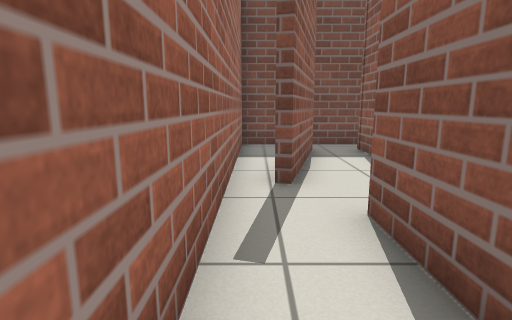
[1] (above)

15 first-person views from a walk through a Gazebo world. The camera is 0.69 m above the floor, tilts 10° down and sees 80° across. The floor is counted in squares, 0.5 m on a side. Each view is taken from the middle of a square. On the plan, view 1 faces up. The plan holds only what a view shows up to about 14 squares ahead; the rest is blank.

[2]
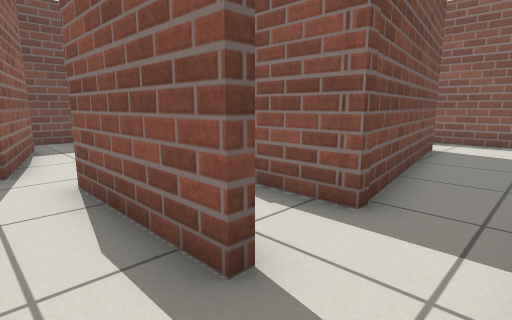

[3]
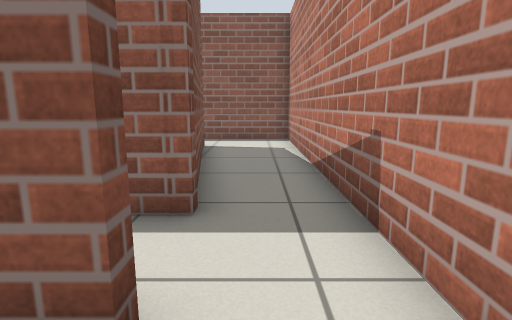

[4]
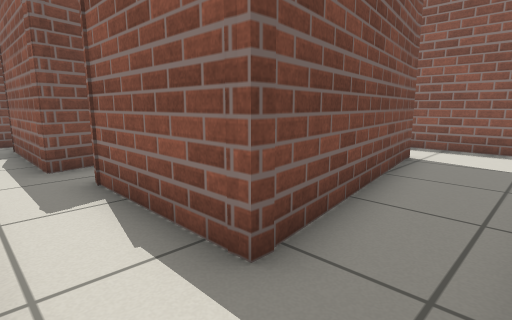

[5]
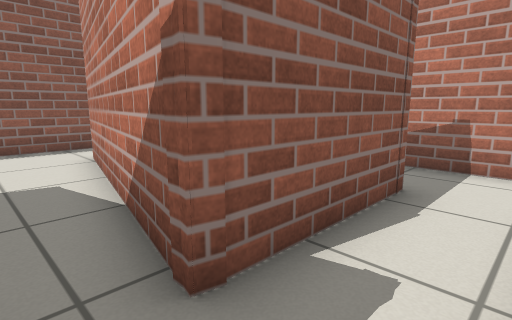

[6]
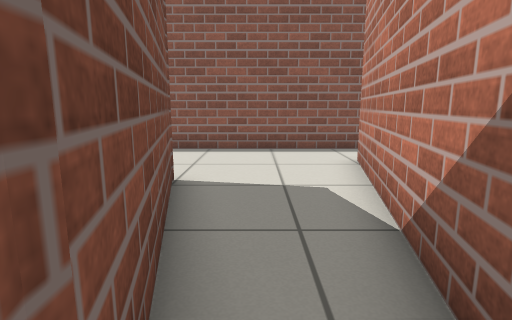

[7]
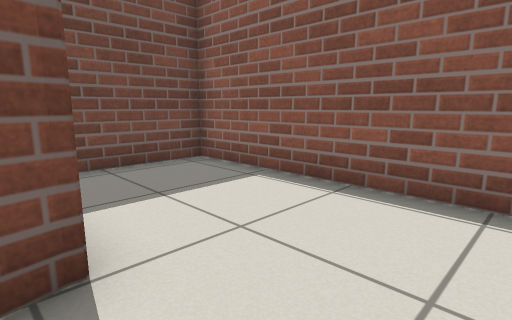

[8]
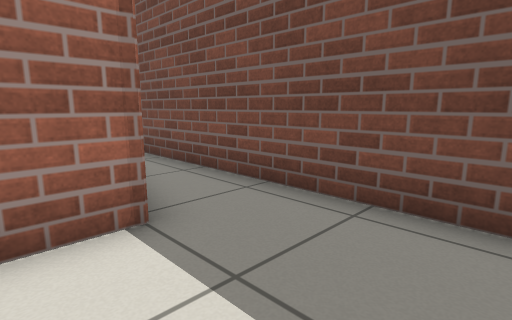

[9]
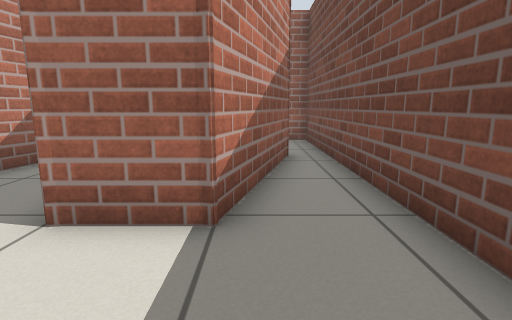

[10]
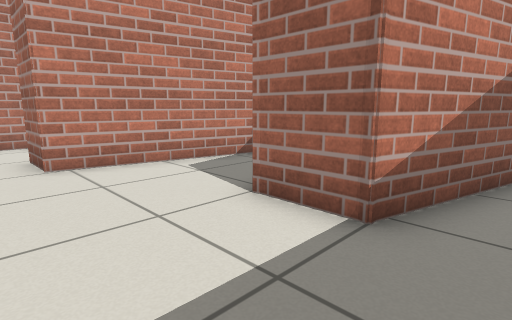

[11]
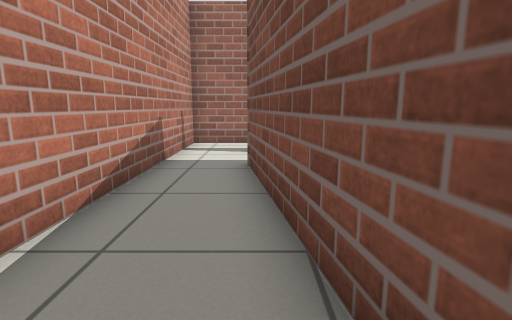

[12]
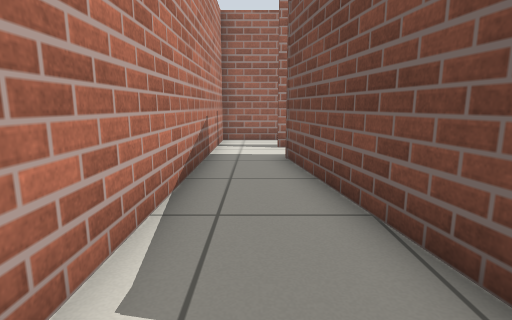

[13]
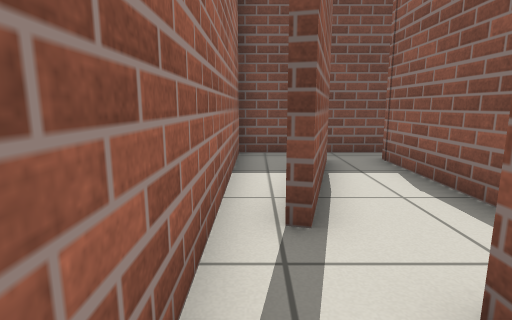

[14]
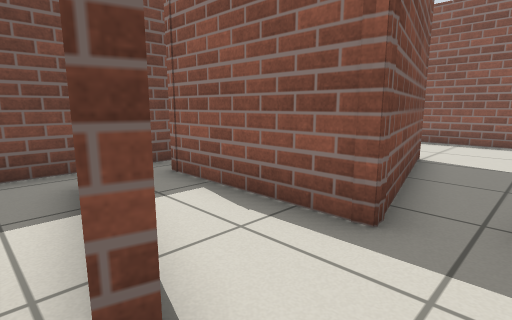

[15]
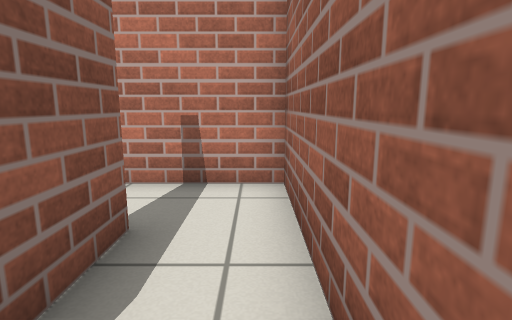

### Floor plan
Ten units are one square. View 1 is at (0, 0); x grows to the right and y downward. Boxes are objects, and circles mark ways between rooms. Rooms are numbered by the first view taken in them; rooms with no view inside come last. Other rooms are left out.
<svg viewBox="-10 -115 144 144">
<path fill="none" stroke="#000" d="M41 2 37 2 38 -39 74 -31M14 4 14 -38M62 -61 33 -54 33 -99M107 -24 107 -9 37 2M18 -97 6 -53 2 -54M40 -110 -5 -110 -5 24 129 24 129 -26M74 -31 107 -24M129 -26 129 -110 40 -110M33 -99 86 -85 86 -66 62 -61"/>
<circle cx="115" cy="-15" r="3" fill="#2a7"/>
<circle cx="40" cy="-100" r="3" fill="#2a7"/>
<circle cx="65" cy="-45" r="3" fill="#2a7"/>
<text x="30" y="-20">1</text>
<text x="100" y="-70">2</text>
</svg>
Room 1 opens to room 2.

Where each view was taken, in squares from view 1:
view 1: 0 up, 0 right, facing up
view 2: 2 down, 0 right, facing up-right
view 3: 1 down, 0 right, facing right
view 4: 2 down, 2 right, facing up-right
view 5: 5 up, 2 right, facing down-right
view 6: 5 up, 3 right, facing right
view 7: 4 up, 8 right, facing up-right
view 8: 7 up, 12 right, facing up-left
view 9: 9 up, 12 right, facing left
view 10: 10 up, 12 right, facing down-left
view 11: 0 up, 11 right, facing left
view 12: 1 down, 12 right, facing left
view 13: 2 up, 0 right, facing up
view 14: 4 up, 0 right, facing up-right
view 15: 3 up, 0 right, facing down
